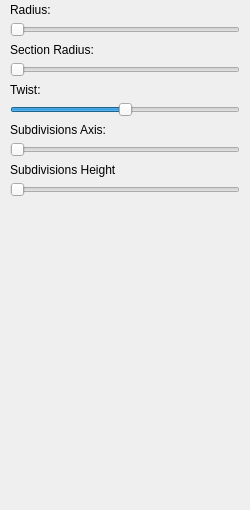
<?xml version="1.0" encoding="UTF-8"?>
<ui version="4.0">
 <class>wdg_torusPar</class>
 <widget class="QWidget" name="wdg_torusPar">
  <property name="geometry">
   <rect>
    <x>0</x>
    <y>0</y>
    <width>250</width>
    <height>510</height>
   </rect>
  </property>
  <property name="windowTitle">
   <string>Form</string>
  </property>
  <layout class="QVBoxLayout" name="lay_torusPar">
   <property name="spacing">
    <number>0</number>
   </property>
   <property name="leftMargin">
    <number>0</number>
   </property>
   <property name="topMargin">
    <number>0</number>
   </property>
   <property name="rightMargin">
    <number>0</number>
   </property>
   <property name="bottomMargin">
    <number>0</number>
   </property>
   <item>
    <widget class="QWidget" name="wdg_radius" native="true">
     <property name="sizePolicy">
      <sizepolicy hsizetype="Preferred" vsizetype="Fixed">
       <horstretch>0</horstretch>
       <verstretch>0</verstretch>
      </sizepolicy>
     </property>
     <layout class="QVBoxLayout" name="lay_radius">
      <property name="spacing">
       <number>5</number>
      </property>
      <property name="leftMargin">
       <number>10</number>
      </property>
      <property name="topMargin">
       <number>3</number>
      </property>
      <property name="rightMargin">
       <number>10</number>
      </property>
      <property name="bottomMargin">
       <number>3</number>
      </property>
      <item>
       <widget class="QLabel" name="lbl_radius">
        <property name="text">
         <string>Radius: </string>
        </property>
       </widget>
      </item>
      <item>
       <widget class="QSlider" name="sld_radius">
        <property name="minimum">
         <number>1</number>
        </property>
        <property name="maximum">
         <number>50</number>
        </property>
        <property name="orientation">
         <enum>Qt::Horizontal</enum>
        </property>
       </widget>
      </item>
     </layout>
    </widget>
   </item>
   <item>
    <widget class="QWidget" name="wdg_secRadius" native="true">
     <property name="sizePolicy">
      <sizepolicy hsizetype="Preferred" vsizetype="Fixed">
       <horstretch>0</horstretch>
       <verstretch>0</verstretch>
      </sizepolicy>
     </property>
     <layout class="QVBoxLayout" name="lay_secRadius">
      <property name="spacing">
       <number>5</number>
      </property>
      <property name="leftMargin">
       <number>10</number>
      </property>
      <property name="topMargin">
       <number>3</number>
      </property>
      <property name="rightMargin">
       <number>10</number>
      </property>
      <property name="bottomMargin">
       <number>3</number>
      </property>
      <item>
       <widget class="QLabel" name="lbl_secRadius">
        <property name="text">
         <string>Section Radius: </string>
        </property>
       </widget>
      </item>
      <item>
       <widget class="QSlider" name="sld_secRadius">
        <property name="minimum">
         <number>1</number>
        </property>
        <property name="maximum">
         <number>50</number>
        </property>
        <property name="orientation">
         <enum>Qt::Horizontal</enum>
        </property>
       </widget>
      </item>
     </layout>
    </widget>
   </item>
   <item>
    <widget class="QWidget" name="wdg_twist" native="true">
     <property name="sizePolicy">
      <sizepolicy hsizetype="Preferred" vsizetype="Fixed">
       <horstretch>0</horstretch>
       <verstretch>0</verstretch>
      </sizepolicy>
     </property>
     <layout class="QVBoxLayout" name="lay_twist">
      <property name="spacing">
       <number>5</number>
      </property>
      <property name="leftMargin">
       <number>10</number>
      </property>
      <property name="topMargin">
       <number>3</number>
      </property>
      <property name="rightMargin">
       <number>10</number>
      </property>
      <property name="bottomMargin">
       <number>3</number>
      </property>
      <item>
       <widget class="QLabel" name="lbl_twist">
        <property name="text">
         <string>Twist: </string>
        </property>
       </widget>
      </item>
      <item>
       <widget class="QSlider" name="sld_twist">
        <property name="minimum">
         <number>-720</number>
        </property>
        <property name="maximum">
         <number>720</number>
        </property>
        <property name="orientation">
         <enum>Qt::Horizontal</enum>
        </property>
       </widget>
      </item>
     </layout>
    </widget>
   </item>
   <item>
    <widget class="QWidget" name="wdg_subdAxis" native="true">
     <property name="sizePolicy">
      <sizepolicy hsizetype="Preferred" vsizetype="Fixed">
       <horstretch>0</horstretch>
       <verstretch>0</verstretch>
      </sizepolicy>
     </property>
     <layout class="QVBoxLayout" name="lay_subdAxis">
      <property name="spacing">
       <number>5</number>
      </property>
      <property name="leftMargin">
       <number>10</number>
      </property>
      <property name="topMargin">
       <number>3</number>
      </property>
      <property name="rightMargin">
       <number>10</number>
      </property>
      <property name="bottomMargin">
       <number>3</number>
      </property>
      <item>
       <widget class="QLabel" name="lbl_subdAxis">
        <property name="text">
         <string>Subdivisions Axis: </string>
        </property>
       </widget>
      </item>
      <item>
       <widget class="QSlider" name="sld_subdAxis">
        <property name="minimum">
         <number>1</number>
        </property>
        <property name="maximum">
         <number>20</number>
        </property>
        <property name="orientation">
         <enum>Qt::Horizontal</enum>
        </property>
       </widget>
      </item>
     </layout>
    </widget>
   </item>
   <item>
    <widget class="QWidget" name="wdg_subdHeight" native="true">
     <property name="sizePolicy">
      <sizepolicy hsizetype="Preferred" vsizetype="Fixed">
       <horstretch>0</horstretch>
       <verstretch>0</verstretch>
      </sizepolicy>
     </property>
     <layout class="QVBoxLayout" name="lay_subdHeight">
      <property name="spacing">
       <number>5</number>
      </property>
      <property name="leftMargin">
       <number>10</number>
      </property>
      <property name="topMargin">
       <number>3</number>
      </property>
      <property name="rightMargin">
       <number>10</number>
      </property>
      <property name="bottomMargin">
       <number>3</number>
      </property>
      <item>
       <widget class="QLabel" name="lbl_subdHeight">
        <property name="text">
         <string>Subdivisions Height</string>
        </property>
       </widget>
      </item>
      <item>
       <widget class="QSlider" name="sld_subdHeight">
        <property name="minimum">
         <number>1</number>
        </property>
        <property name="maximum">
         <number>20</number>
        </property>
        <property name="orientation">
         <enum>Qt::Horizontal</enum>
        </property>
       </widget>
      </item>
     </layout>
    </widget>
   </item>
   <item>
    <spacer name="spc_vertical">
     <property name="orientation">
      <enum>Qt::Vertical</enum>
     </property>
     <property name="sizeType">
      <enum>QSizePolicy::MinimumExpanding</enum>
     </property>
     <property name="sizeHint" stdset="0">
      <size>
       <width>20</width>
       <height>40</height>
      </size>
     </property>
    </spacer>
   </item>
  </layout>
 </widget>
 <resources/>
 <connections/>
</ui>
